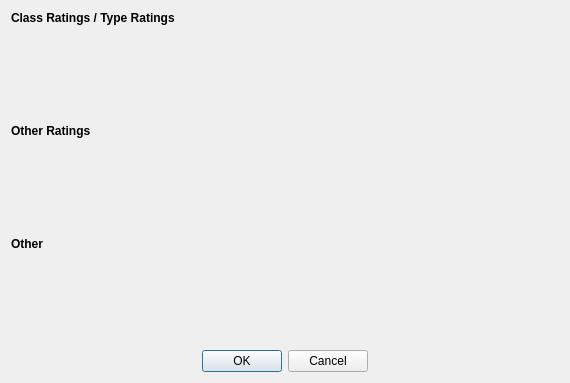
<?xml version="1.0" encoding="UTF-8"?>
<ui version="4.0">
 <class>RatingsDialog</class>
 <widget class="QDialog" name="RatingsDialog">
  <property name="geometry">
   <rect>
    <x>0</x>
    <y>0</y>
    <width>570</width>
    <height>383</height>
   </rect>
  </property>
  <property name="windowTitle">
   <string>Licenses, Ratings and Expiration Dates</string>
  </property>
  <layout class="QVBoxLayout" name="verticalLayout" stretch="0,1,0,1,0,1,0">
   <item>
    <widget class="QLabel" name="label_2">
     <property name="font">
      <font>
       <weight>75</weight>
       <bold>true</bold>
      </font>
     </property>
     <property name="text">
      <string>Class Ratings / Type Ratings</string>
     </property>
     <property name="textFormat">
      <enum>Qt::AutoText</enum>
     </property>
    </widget>
   </item>
   <item>
    <widget class="QFrame" name="ratingsFrame">
     <layout class="QFormLayout" name="formLayout"/>
    </widget>
   </item>
   <item>
    <widget class="QLabel" name="label">
     <property name="font">
      <font>
       <weight>75</weight>
       <bold>true</bold>
      </font>
     </property>
     <property name="text">
      <string>Other Ratings</string>
     </property>
    </widget>
   </item>
   <item>
    <widget class="QFrame" name="otherRatingsFrame">
     <layout class="QFormLayout" name="formLayout_2"/>
    </widget>
   </item>
   <item>
    <widget class="QLabel" name="label_3">
     <property name="font">
      <font>
       <weight>75</weight>
       <bold>true</bold>
      </font>
     </property>
     <property name="text">
      <string>Other</string>
     </property>
    </widget>
   </item>
   <item>
    <widget class="QFrame" name="otherFrame">
     <layout class="QFormLayout" name="formLayout_3"/>
    </widget>
   </item>
   <item>
    <widget class="QDialogButtonBox" name="buttonBox">
     <property name="layoutDirection">
      <enum>Qt::LeftToRight</enum>
     </property>
     <property name="orientation">
      <enum>Qt::Horizontal</enum>
     </property>
     <property name="standardButtons">
      <set>QDialogButtonBox::Cancel|QDialogButtonBox::Ok</set>
     </property>
     <property name="centerButtons">
      <bool>true</bool>
     </property>
    </widget>
   </item>
  </layout>
 </widget>
 <resources/>
 <connections>
  <connection>
   <sender>buttonBox</sender>
   <signal>accepted()</signal>
   <receiver>RatingsDialog</receiver>
   <slot>accept()</slot>
   <hints>
    <hint type="sourcelabel">
     <x>248</x>
     <y>254</y>
    </hint>
    <hint type="destinationlabel">
     <x>157</x>
     <y>274</y>
    </hint>
   </hints>
  </connection>
  <connection>
   <sender>buttonBox</sender>
   <signal>rejected()</signal>
   <receiver>RatingsDialog</receiver>
   <slot>reject()</slot>
   <hints>
    <hint type="sourcelabel">
     <x>316</x>
     <y>260</y>
    </hint>
    <hint type="destinationlabel">
     <x>286</x>
     <y>274</y>
    </hint>
   </hints>
  </connection>
 </connections>
</ui>
